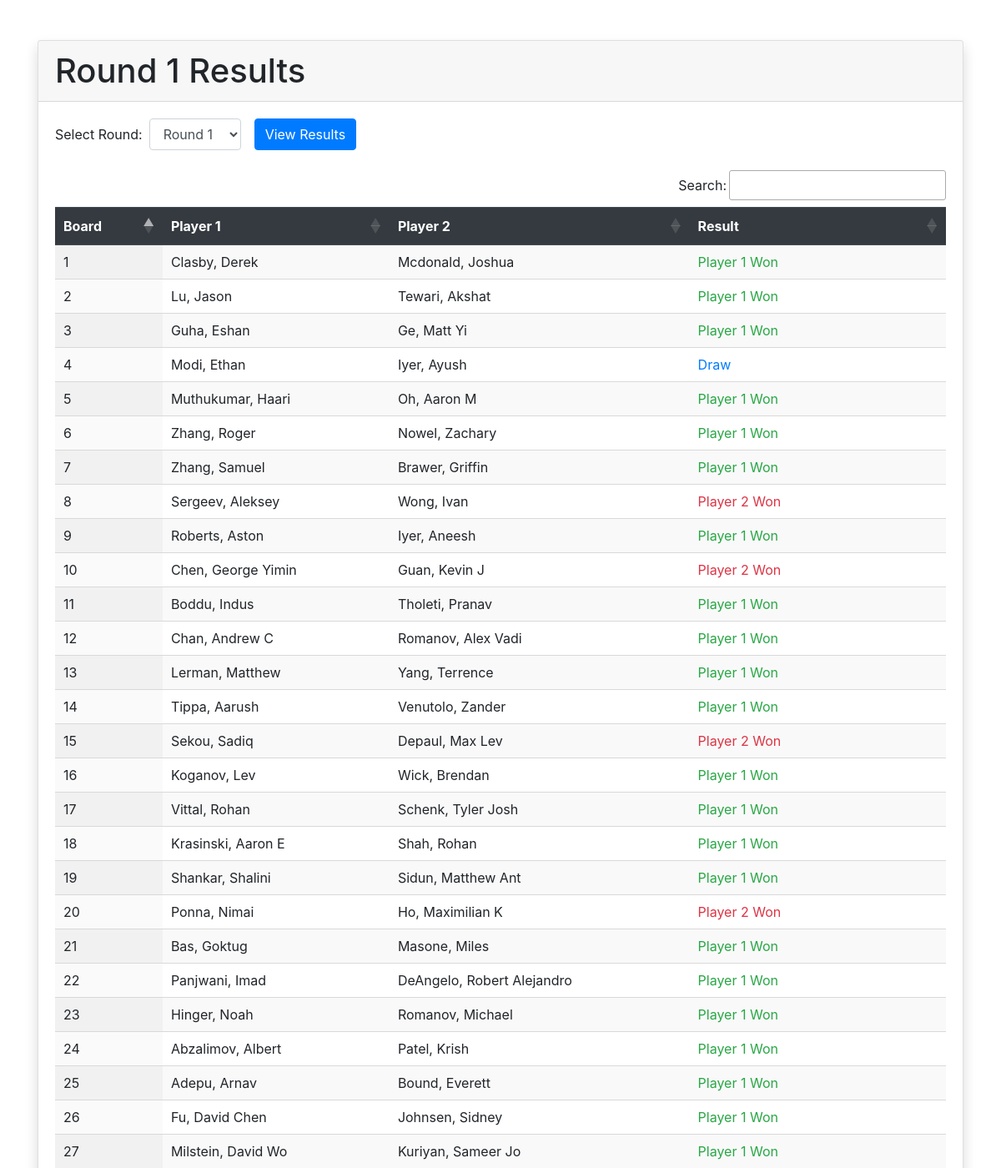
The app's page /round-results/ (upper part) with its own data.
### RestAPI/models.py (models this page shows, shortened)
class Games(models.Model):
    tournament = models.ForeignKey(Tournament, related_name='games', on_delete=models.CASCADE, default=-1)
    player1 = models.ForeignKey(Players, related_name='games_as_player1', on_delete=models.CASCADE, default=-1)
    player2 = models.ForeignKey(Players, related_name='games_as_player2', on_delete=models.CASCADE, default=-1)
    board = models.IntegerField(default=-1)
    color1 = models.IntegerField(default=0)
    color2 = models.IntegerField(default=0)
    p1 = models.IntegerField(default=-1)
    p2 = models.IntegerField(default=-1)
    r1 = models.IntegerField(default=-1)
    r2 = models.IntegerField(default=-1)
    result = models.FloatField(default=99)
    split = models.IntegerField(default=0)
    type = models.IntegerField(default=0)

class Players(models.Model):
    tournament = models.ForeignKey(Tournament, related_name='players', on_delete=models.CASCADE, default=-1)
    section = models.ForeignKey(Sections, related_name='players', on_delete=models.CASCADE, null=True, blank=True)
    base = models.JSONField(default=dict)
    tnmt = models.JSONField(default=dict)

### RestAPI/views.py (the view)
# urls.py: path('round-results/', RoundResultsView.as_view(), name='round_results'),
class RoundResultsView(View):
    def get(self, request):
        round_number = int(request.GET.get('round', 1))
        highest_round = Games.objects.all().aggregate(max_round=models.Max('r1'))['max_round']
        if highest_round is None:
            highest_round = 1
        round_games = Games.objects.filter(r1=round_number).exclude(board=-1).order_by('board')
        rounds = range(1, highest_round + 1)
        context = {
            'round_number': round_number,
            'round_games': round_games,
            'rounds': rounds
        }
        return render(request, 'round_results.html', context)

### RestAPI/templates/round_results.html (shortened to what this page needs)
<!DOCTYPE html>
<html>
<head>
    <link href="https://stackpath.bootstrapcdn.com/bootstrap/4.5.2/css/bootstrap.min.css" rel="stylesheet">
    <link rel="stylesheet" type="text/css" href="https://cdn.datatables.net/1.10.21/css/jquery.dataTables.css">
</head>
<body class="container mt-5">
    <div class="card shadow">
        <div class="card-header">
            <h1 class="mb-0">Round {{ round_number }} Results</h1>
        </div>
        <div class="card-body">
            <form method="get" action="{% url 'round_results' %}" class="form-inline mb-4">
                <div class="form-group mr-3">
                    <label for="round" class="mr-2">Select Round:</label>
                    <select name="round" id="round" class="form-control">
                        {% for i in rounds %}
                            <option value="{{ i }}" {% if i == round_number %}selected{% endif %}>Round {{ i }}</option>
                        {% endfor %}
                    </select>
                </div>
                <button type="submit" class="btn btn-primary">View Results</button>
            </form>
            {% if round_games %}
                <table id="resultsTable" class="table table-hover display">
                    <thead class="thead-dark">
                        <tr>
                            <th scope="col">Board</th>
                            <th scope="col">Player 1</th>
                            <th scope="col">Player 2</th>
                            <th scope="col">Result</th>
                        </tr>
                    </thead>
                    <tbody>
                        {% for game in round_games %}
                            <tr>
                                <td>{{ game.board }}</td>
                                <td>{{ game.player1.base.name }}</td>
                                <td>{{ game.player2.base.name }}</td>
                                <td>
                                    {% if game.result == 1 %}
                                        <span class="text-success">Player 1 Won</span>
                                    {% elif game.result == -1 %}
                                        <span class="text-danger">Player 2 Won</span>
                                    {% elif game.result == 0 %}
                                        <span class="text-primary">Draw</span>
                                    {% elif game.result == 2 %}
                                        <span class="text-success">Player 1 Won by Forfeit</span>
                                    {% elif game.result == -2 %}
                                        <span class="text-danger">Player 2 Won by Forfeit</span>
                                    {% else %}
                                        Unknown Result
                                    {% endif %}
                                </td>
                            </tr>
                        {% endfor %}
                    </tbody>
                </table>
            {% else %}
                <div class="alert alert-warning" role="alert">
                    No games found for round {{ round_number }}.
                </div>
            {% endif %}
        </div>
    </div>
</body>
</html>

### records on screen
Games: board "1", player1.base.name "Clasby, Derek", player2.base.name "Mcdonald, Joshua", result "Player 1 Won"
Games: board "2", player1.base.name "Lu, Jason", player2.base.name "Tewari, Akshat", result "Player 1 Won"
Games: board "3", player1.base.name "Guha, Eshan", player2.base.name "Ge, Matt Yi", result "Player 1 Won"
Games: board "4", player1.base.name "Modi, Ethan", player2.base.name "Iyer, Ayush", result "Draw"
Games: board "5", player1.base.name "Muthukumar, Haari", player2.base.name "Oh, Aaron M", result "Player 1 Won"
Games: board "6", player1.base.name "Zhang, Roger", player2.base.name "Nowel, Zachary", result "Player 1 Won"
Games: board "7", player1.base.name "Zhang, Samuel", player2.base.name "Brawer, Griffin", result "Player 1 Won"
Games: board "8", player1.base.name "Sergeev, Aleksey", player2.base.name "Wong, Ivan", result "Player 2 Won"
Games: board "9", player1.base.name "Roberts, Aston", player2.base.name "Iyer, Aneesh", result "Player 1 Won"
Games: board "10", player1.base.name "Chen, George Yimin", player2.base.name "Guan, Kevin J", result "Player 2 Won"
Games: board "11", player1.base.name "Boddu, Indus", player2.base.name "Tholeti, Pranav", result "Player 1 Won"
Games: board "12", player1.base.name "Chan, Andrew C", player2.base.name "Romanov, Alex Vadi", result "Player 1 Won"
Games: board "13", player1.base.name "Lerman, Matthew", player2.base.name "Yang, Terrence", result "Player 1 Won"
Games: board "14", player1.base.name "Tippa, Aarush", player2.base.name "Venutolo, Zander", result "Player 1 Won"
Games: board "15", player1.base.name "Sekou, Sadiq", player2.base.name "Depaul, Max Lev", result "Player 2 Won"
Games: board "16", player1.base.name "Koganov, Lev", player2.base.name "Wick, Brendan", result "Player 1 Won"
Games: board "17", player1.base.name "Vittal, Rohan", player2.base.name "Schenk, Tyler Josh", result "Player 1 Won"
Games: board "18", player1.base.name "Krasinski, Aaron E", player2.base.name "Shah, Rohan", result "Player 1 Won"
Games: board "19", player1.base.name "Shankar, Shalini", player2.base.name "Sidun, Matthew Ant", result "Player 1 Won"
Games: board "20", player1.base.name "Ponna, Nimai", player2.base.name "Ho, Maximilian K", result "Player 2 Won"
Games: board "21", player1.base.name "Bas, Goktug", player2.base.name "Masone, Miles", result "Player 1 Won"
Games: board "22", player1.base.name "Panjwani, Imad", player2.base.name "DeAngelo, Robert Alejandro", result "Player 1 Won"
Games: board "23", player1.base.name "Hinger, Noah", player2.base.name "Romanov, Michael", result "Player 1 Won"
Games: board "24", player1.base.name "Abzalimov, Albert", player2.base.name "Patel, Krish", result "Player 1 Won"
Games: board "25", player1.base.name "Adepu, Arnav", player2.base.name "Bound, Everett", result "Player 1 Won"
Games: board "26", player1.base.name "Fu, David Chen", player2.base.name "Johnsen, Sidney", result "Player 1 Won"
Games: board "27", player1.base.name "Milstein, David Wo", player2.base.name "Kuriyan, Sameer Jo", result "Player 1 Won"

### other values on screen
{{ round_number }} "1"
